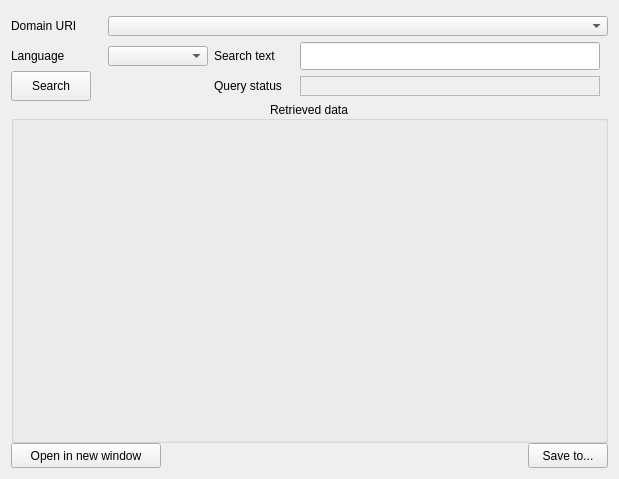
      <widget class="QWidget" name="GetListMaterialDomain_tab">
       <attribute name="title">
        <string>Get list of Materials from Domain</string>
       </attribute>
       <attribute name="toolTip">
        <string>&lt;html&gt;&lt;head/&gt;&lt;body&gt;&lt;p&gt;Search a free text from all the Materials of a Domain, specified on the URI. User can choose the Language of the output. It performs the method &amp;quot;&lt;span style=&quot; font-weight:700;&quot;&gt;/api/Material/SearchOpen/preview&lt;/span&gt;&amp;quot;.&lt;/p&gt;&lt;/body&gt;&lt;/html&gt;</string>
       </attribute>
       <layout class="QGridLayout" name="gridLayout_10">
        <item row="0" column="0">
         <layout class="QGridLayout" name="gridLayout_5">
          <property name="sizeConstraint">
           <enum>QLayout::SetMinimumSize</enum>
          </property>
          <property name="leftMargin">
           <number>0</number>
          </property>
          <property name="topMargin">
           <number>0</number>
          </property>
          <property name="rightMargin">
           <number>0</number>
          </property>
          <property name="bottomMargin">
           <number>0</number>
          </property>
          <property name="spacing">
           <number>0</number>
          </property>
          <item row="3" column="0" colspan="4">
           <widget class="QGroupBox" name="GetListMaterialDomain_JSONViewerHolder_groupBox">
            <property name="minimumSize">
             <size>
              <width>597</width>
              <height>301</height>
             </size>
            </property>
            <property name="font">
             <font>
              <pointsize>9</pointsize>
              <bold>false</bold>
              <underline>false</underline>
             </font>
            </property>
            <property name="title">
             <string>Retrieved data</string>
            </property>
            <property name="alignment">
             <set>Qt::AlignCenter</set>
            </property>
            <layout class="QHBoxLayout" name="horizontalLayout_6">
             <item>
              <widget class="QWidget" name="GetListMaterialDomain_JSONViewerHolder_widget" native="true">
               <property name="minimumSize">
                <size>
                 <width>597</width>
                 <height>301</height>
                </size>
               </property>
              </widget>
             </item>
            </layout>
           </widget>
          </item>
          <item row="4" column="0" colspan="2" alignment="Qt::AlignLeft">
           <widget class="QPushButton" name="GetListMaterialDomain_OpenInNewWindow_pushButton">
            <property name="minimumSize">
             <size>
              <width>150</width>
              <height>25</height>
             </size>
            </property>
            <property name="maximumSize">
             <size>
              <width>150</width>
              <height>25</height>
             </size>
            </property>
            <property name="toolTip">
             <string>&lt;html&gt;&lt;head/&gt;&lt;body&gt;&lt;p&gt;Open data in new window for better visualization&lt;/p&gt;&lt;/body&gt;&lt;/html&gt;</string>
            </property>
            <property name="text">
             <string>Open in new window</string>
            </property>
           </widget>
          </item>
          <item row="1" column="0">
           <widget class="QLabel" name="GetListMaterialDomain_DataStructure_label_2">
            <property name="minimumSize">
             <size>
              <width>80</width>
              <height>30</height>
             </size>
            </property>
            <property name="maximumSize">
             <size>
              <width>80</width>
              <height>30</height>
             </size>
            </property>
            <property name="text">
             <string>Language</string>
            </property>
            <property name="wordWrap">
             <bool>true</bool>
            </property>
           </widget>
          </item>
          <item row="4" column="3" alignment="Qt::AlignRight">
           <widget class="QPushButton" name="GetListMaterialDomain_SaveTo_pushButton">
            <property name="minimumSize">
             <size>
              <width>80</width>
              <height>25</height>
             </size>
            </property>
            <property name="maximumSize">
             <size>
              <width>80</width>
              <height>25</height>
             </size>
            </property>
            <property name="text">
             <string>Save to...</string>
            </property>
           </widget>
          </item>
          <item row="2" column="0">
           <widget class="QPushButton" name="GetListMaterialDomain_Search_pushButton">
            <property name="minimumSize">
             <size>
              <width>80</width>
              <height>30</height>
             </size>
            </property>
            <property name="maximumSize">
             <size>
              <width>80</width>
              <height>30</height>
             </size>
            </property>
            <property name="text">
             <string>Search</string>
            </property>
           </widget>
          </item>
          <item row="1" column="1">
           <widget class="QComboBox" name="GetListMaterialDomain_DataStructure_comboBox">
            <property name="minimumSize">
             <size>
              <width>100</width>
              <height>20</height>
             </size>
            </property>
            <property name="maximumSize">
             <size>
              <width>100</width>
              <height>20</height>
             </size>
            </property>
            <property name="maxVisibleItems">
             <number>2</number>
            </property>
            <property name="maxCount">
             <number>2</number>
            </property>
           </widget>
          </item>
          <item row="1" column="2">
           <widget class="QLabel" name="GetListMaterialDomain_DataStructure_label">
            <property name="minimumSize">
             <size>
              <width>80</width>
              <height>30</height>
             </size>
            </property>
            <property name="maximumSize">
             <size>
              <width>80</width>
              <height>30</height>
             </size>
            </property>
            <property name="text">
             <string>Search text</string>
            </property>
            <property name="wordWrap">
             <bool>true</bool>
            </property>
           </widget>
          </item>
          <item row="0" column="0">
           <widget class="QLabel" name="GetListMaterialDomain_DomainURI_label">
            <property name="minimumSize">
             <size>
              <width>85</width>
              <height>30</height>
             </size>
            </property>
            <property name="maximumSize">
             <size>
              <width>85</width>
              <height>30</height>
             </size>
            </property>
            <property name="text">
             <string>Domain URI</string>
            </property>
           </widget>
          </item>
          <item row="1" column="3">
           <widget class="QLineEdit" name="GetListMaterialDomain_SearchTextString_lineEdit">
            <property name="minimumSize">
             <size>
              <width>200</width>
              <height>20</height>
             </size>
            </property>
            <property name="maximumSize">
             <size>
              <width>300</width>
              <height>28</height>
             </size>
            </property>
           </widget>
          </item>
          <item row="0" column="1" colspan="3">
           <widget class="QComboBox" name="GetListMaterialDomain_DomainURI_comboBox">
            <property name="minimumSize">
             <size>
              <width>500</width>
              <height>20</height>
             </size>
            </property>
            <property name="maximumSize">
             <size>
              <width>450</width>
              <height>20</height>
             </size>
            </property>
           </widget>
          </item>
          <item row="2" column="2">
           <widget class="QLabel" name="GetListMaterialDomain_QuerryStatus_label">
            <property name="enabled">
             <bool>true</bool>
            </property>
            <property name="minimumSize">
             <size>
              <width>80</width>
              <height>30</height>
             </size>
            </property>
            <property name="maximumSize">
             <size>
              <width>80</width>
              <height>30</height>
             </size>
            </property>
            <property name="text">
             <string>Query status</string>
            </property>
           </widget>
          </item>
          <item row="2" column="3">
           <widget class="QLabel" name="GetListMaterialDomain_QuerryStatusResult_label">
            <property name="minimumSize">
             <size>
              <width>300</width>
              <height>20</height>
             </size>
            </property>
            <property name="maximumSize">
             <size>
              <width>150</width>
              <height>20</height>
             </size>
            </property>
            <property name="autoFillBackground">
             <bool>false</bool>
            </property>
            <property name="styleSheet">
             <string notr="true"/>
            </property>
            <property name="frameShape">
             <enum>QFrame::StyledPanel</enum>
            </property>
            <property name="frameShadow">
             <enum>QFrame::Sunken</enum>
            </property>
            <property name="text">
             <string/>
            </property>
           </widget>
          </item>
         </layout>
        </item>
       </layout>
      </widget>
